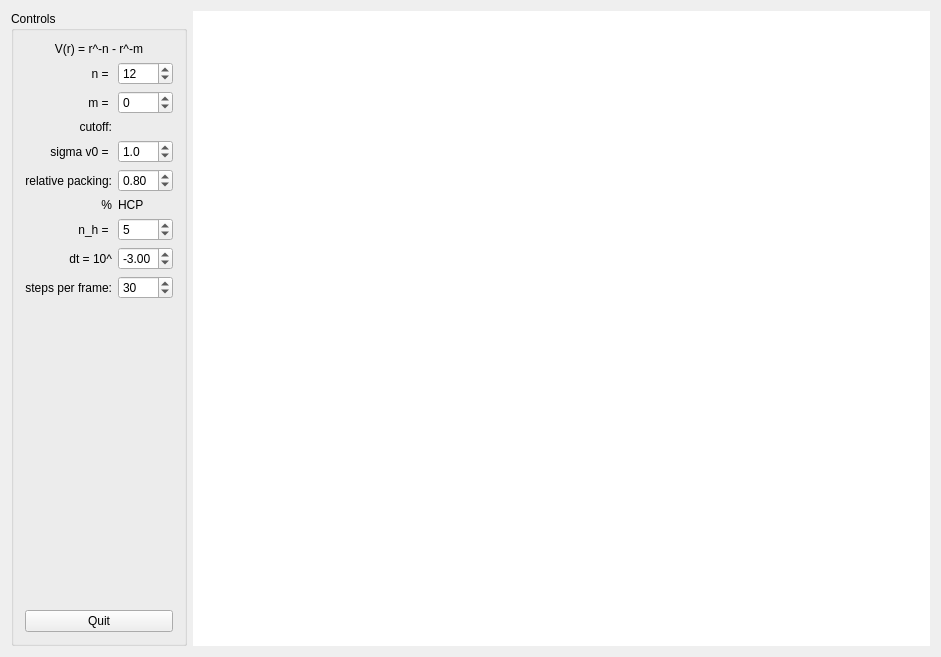
<?xml version="1.0" encoding="UTF-8"?>
<ui version="4.0">
 <class>QtSoftMatter</class>
 <widget class="QWidget" name="QtSoftMatter">
  <property name="geometry">
   <rect>
    <x>0</x>
    <y>0</y>
    <width>941</width>
    <height>657</height>
   </rect>
  </property>
  <property name="windowTitle">
   <string>QtSoftMatter</string>
  </property>
  <layout class="QHBoxLayout" name="horizontalLayout" stretch="0,1">
   <item>
    <widget class="QGroupBox" name="groupBox">
     <property name="sizePolicy">
      <sizepolicy hsizetype="Preferred" vsizetype="Preferred">
       <horstretch>0</horstretch>
       <verstretch>0</verstretch>
      </sizepolicy>
     </property>
     <property name="title">
      <string>Controls</string>
     </property>
     <layout class="QVBoxLayout" name="verticalLayout">
      <item>
       <widget class="QLabel" name="label_3">
        <property name="text">
         <string>V(r) = r^-n - r^-m</string>
        </property>
        <property name="alignment">
         <set>Qt::AlignCenter</set>
        </property>
       </widget>
      </item>
      <item>
       <layout class="QGridLayout" name="gridLayout" columnstretch="0,1">
        <item row="6" column="1">
         <widget class="QSpinBox" name="nhSpinBox">
          <property name="minimum">
           <number>1</number>
          </property>
          <property name="maximum">
           <number>100</number>
          </property>
          <property name="value">
           <number>5</number>
          </property>
         </widget>
        </item>
        <item row="7" column="0">
         <widget class="QLabel" name="label_4">
          <property name="text">
           <string>dt = 10^</string>
          </property>
          <property name="alignment">
           <set>Qt::AlignRight|Qt::AlignTrailing|Qt::AlignVCenter</set>
          </property>
         </widget>
        </item>
        <item row="3" column="0">
         <widget class="QLabel" name="label_6">
          <property name="text">
           <string>sigma v0 = </string>
          </property>
          <property name="alignment">
           <set>Qt::AlignRight|Qt::AlignTrailing|Qt::AlignVCenter</set>
          </property>
         </widget>
        </item>
        <item row="4" column="0">
         <widget class="QLabel" name="label_7">
          <property name="text">
           <string>relative packing:</string>
          </property>
          <property name="alignment">
           <set>Qt::AlignRight|Qt::AlignTrailing|Qt::AlignVCenter</set>
          </property>
         </widget>
        </item>
        <item row="3" column="1">
         <widget class="QDoubleSpinBox" name="sv0DoubleSpinBox">
          <property name="decimals">
           <number>1</number>
          </property>
          <property name="maximum">
           <double>10.000000000000000</double>
          </property>
          <property name="singleStep">
           <double>0.100000000000000</double>
          </property>
          <property name="value">
           <double>1.000000000000000</double>
          </property>
         </widget>
        </item>
        <item row="7" column="1">
         <widget class="QDoubleSpinBox" name="dtDoubleSpinBox">
          <property name="decimals">
           <number>2</number>
          </property>
          <property name="minimum">
           <double>-9.000000000000000</double>
          </property>
          <property name="maximum">
           <double>0.000000000000000</double>
          </property>
          <property name="singleStep">
           <double>0.250000000000000</double>
          </property>
          <property name="value">
           <double>-3.000000000000000</double>
          </property>
         </widget>
        </item>
        <item row="1" column="1">
         <widget class="QSpinBox" name="mSpinBox">
          <property name="minimum">
           <number>-128</number>
          </property>
          <property name="maximum">
           <number>128</number>
          </property>
         </widget>
        </item>
        <item row="0" column="0">
         <widget class="QLabel" name="label">
          <property name="text">
           <string>n = </string>
          </property>
          <property name="alignment">
           <set>Qt::AlignRight|Qt::AlignTrailing|Qt::AlignVCenter</set>
          </property>
         </widget>
        </item>
        <item row="0" column="1">
         <widget class="QSpinBox" name="nSpinBox">
          <property name="minimum">
           <number>-128</number>
          </property>
          <property name="maximum">
           <number>128</number>
          </property>
          <property name="value">
           <number>12</number>
          </property>
         </widget>
        </item>
        <item row="5" column="0">
         <widget class="QLabel" name="packingFractionLabel">
          <property name="text">
           <string>%</string>
          </property>
          <property name="alignment">
           <set>Qt::AlignRight|Qt::AlignTrailing|Qt::AlignVCenter</set>
          </property>
         </widget>
        </item>
        <item row="4" column="1">
         <widget class="QDoubleSpinBox" name="nuDoubleSpinBox">
          <property name="minimum">
           <double>0.010000000000000</double>
          </property>
          <property name="maximum">
           <double>1.000000000000000</double>
          </property>
          <property name="singleStep">
           <double>0.010000000000000</double>
          </property>
          <property name="value">
           <double>0.800000000000000</double>
          </property>
         </widget>
        </item>
        <item row="8" column="1">
         <widget class="QSpinBox" name="spfSpinBox">
          <property name="minimum">
           <number>1</number>
          </property>
          <property name="maximum">
           <number>100</number>
          </property>
          <property name="singleStep">
           <number>1</number>
          </property>
          <property name="value">
           <number>30</number>
          </property>
         </widget>
        </item>
        <item row="6" column="0">
         <widget class="QLabel" name="label_8">
          <property name="text">
           <string>n_h = </string>
          </property>
          <property name="alignment">
           <set>Qt::AlignRight|Qt::AlignTrailing|Qt::AlignVCenter</set>
          </property>
         </widget>
        </item>
        <item row="5" column="1">
         <widget class="QLabel" name="label_10">
          <property name="text">
           <string>HCP</string>
          </property>
         </widget>
        </item>
        <item row="1" column="0">
         <widget class="QLabel" name="label_2">
          <property name="text">
           <string>m = </string>
          </property>
          <property name="alignment">
           <set>Qt::AlignRight|Qt::AlignTrailing|Qt::AlignVCenter</set>
          </property>
         </widget>
        </item>
        <item row="8" column="0">
         <widget class="QLabel" name="label_5">
          <property name="text">
           <string>steps per frame:</string>
          </property>
          <property name="alignment">
           <set>Qt::AlignRight|Qt::AlignTrailing|Qt::AlignVCenter</set>
          </property>
         </widget>
        </item>
        <item row="2" column="0">
         <widget class="QLabel" name="label_9">
          <property name="text">
           <string>cutoff:</string>
          </property>
          <property name="alignment">
           <set>Qt::AlignRight|Qt::AlignTrailing|Qt::AlignVCenter</set>
          </property>
         </widget>
        </item>
        <item row="2" column="1">
         <widget class="QLabel" name="cutoffLabel">
          <property name="text">
           <string/>
          </property>
         </widget>
        </item>
       </layout>
      </item>
      <item>
       <spacer name="verticalSpacer">
        <property name="orientation">
         <enum>Qt::Vertical</enum>
        </property>
        <property name="sizeHint" stdset="0">
         <size>
          <width>20</width>
          <height>40</height>
         </size>
        </property>
       </spacer>
      </item>
      <item>
       <widget class="QPushButton" name="quitPushButton">
        <property name="text">
         <string>Quit</string>
        </property>
        <property name="shortcut">
         <string>Ctrl+Q</string>
        </property>
       </widget>
      </item>
     </layout>
    </widget>
   </item>
   <item>
    <widget class="PaintWidget" name="paintWidget" native="true">
     <property name="sizePolicy">
      <sizepolicy hsizetype="Expanding" vsizetype="Preferred">
       <horstretch>0</horstretch>
       <verstretch>0</verstretch>
      </sizepolicy>
     </property>
     <property name="palette">
      <palette>
       <active>
        <colorrole role="Base">
         <brush brushstyle="SolidPattern">
          <color alpha="255">
           <red>255</red>
           <green>255</green>
           <blue>255</blue>
          </color>
         </brush>
        </colorrole>
        <colorrole role="Window">
         <brush brushstyle="SolidPattern">
          <color alpha="255">
           <red>255</red>
           <green>255</green>
           <blue>255</blue>
          </color>
         </brush>
        </colorrole>
       </active>
       <inactive>
        <colorrole role="Base">
         <brush brushstyle="SolidPattern">
          <color alpha="255">
           <red>255</red>
           <green>255</green>
           <blue>255</blue>
          </color>
         </brush>
        </colorrole>
        <colorrole role="Window">
         <brush brushstyle="SolidPattern">
          <color alpha="255">
           <red>255</red>
           <green>255</green>
           <blue>255</blue>
          </color>
         </brush>
        </colorrole>
       </inactive>
       <disabled>
        <colorrole role="Base">
         <brush brushstyle="SolidPattern">
          <color alpha="255">
           <red>255</red>
           <green>255</green>
           <blue>255</blue>
          </color>
         </brush>
        </colorrole>
        <colorrole role="Window">
         <brush brushstyle="SolidPattern">
          <color alpha="255">
           <red>255</red>
           <green>255</green>
           <blue>255</blue>
          </color>
         </brush>
        </colorrole>
       </disabled>
      </palette>
     </property>
     <property name="autoFillBackground">
      <bool>true</bool>
     </property>
    </widget>
   </item>
  </layout>
 </widget>
 <layoutdefault spacing="6" margin="11"/>
 <customwidgets>
  <customwidget>
   <class>PaintWidget</class>
   <extends>QWidget</extends>
   <header>paintwidget.h</header>
   <container>1</container>
  </customwidget>
 </customwidgets>
 <resources/>
 <connections>
  <connection>
   <sender>quitPushButton</sender>
   <signal>clicked()</signal>
   <receiver>QtSoftMatter</receiver>
   <slot>close()</slot>
   <hints>
    <hint type="sourcelabel">
     <x>124</x>
     <y>625</y>
    </hint>
    <hint type="destinationlabel">
     <x>470</x>
     <y>328</y>
    </hint>
   </hints>
  </connection>
 </connections>
</ui>
